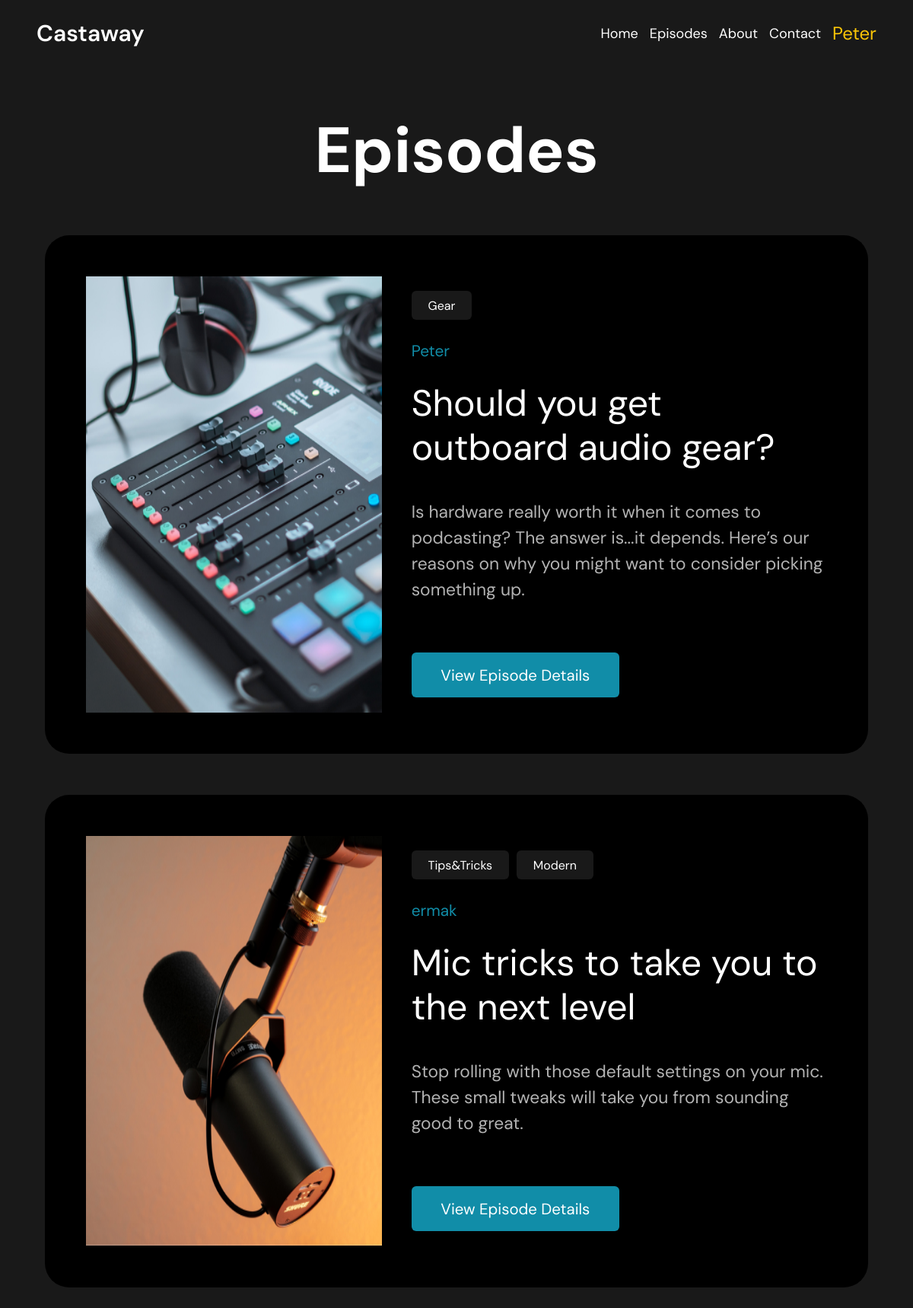
/episodes/ (signed in), run on the app's committed database.
### home/models.py (models this page shows, shortened)
class Episodes(models.Model):
    title = models.CharField(max_length=255)
    slug = models.SlugField(max_length=100, unique=True)
    description = models.CharField(max_length=200)
    content = models.TextField()
    image = models.ImageField()
    tags = models.ManyToManyField('Tags', related_name='tags')
    time_create = models.DateTimeField(auto_now_add=True)
    time_update = models.DateTimeField(auto_now=True)
    author = models.ForeignKey(User, on_delete=models.PROTECT)
    def get_absolute_url(self):
        return reverse('episodes_detail', kwargs={"episode_id": self.pk})
    class Meta:
        verbose_name_plural = 'Episodes'

class Tags(models.Model):
    name = models.CharField(max_length=50)
    slug = models.SlugField(max_length=50, unique=True)
    def get_absolute_url(self):
        return reverse('show_tags', kwargs={"tag_slug": self.slug})
    class Meta:
        verbose_name_plural = 'Tags'

### home/views.py (the view)
# urls.py: path('episodes/', views.show_episodes, name='show_episodes'),
def show_episodes(request):
    episodes = Episodes.objects.all()
    tags = Tags.objects.all()
    return render(request, 'episodes.html', {'episodes': episodes, 'tags': tags})

### home/templates/episodes.html (shortened to what this page needs)
{% extends 'base.html' %}
{% block content %}
<section class="section-2">
    <h1 class="section-2-header">Episodes</h1>
    <div class="episodes">
        <div class="episodes-content">
            {% for ep in episodes %}
            <div class="episodes-content-card">
                <img src="{{ ep.image.url }}" alt="">
                <div class="episodes-content-card-description">
                    <div class="section-2-tags">
                        {% for tag in ep.tags.all %}
                        <a href="{{ tag.get_absolute_url }}">{{ tag.name }}</a>
                        {% endfor %}
                    </div>
                    <p class="ep-num">{{ ep.author }}</p>
                    <h1>{{ ep.title|capfirst }}</h1>
                    <p class="ep-content">{{ ep.description }}</p>
                    <a class="get-absolute-url" href="{{ ep.get_absolute_url }}">
                        <button type="button">View Episode Details</button>
                    </a>
                </div>
            </div>
            {% endfor %}
        </div>
    </div>
</section>
{% endblock %}

### home/templates/base.html (shortened to what this page needs)
<!DOCTYPE html>
{% load static %}
<html lang="en">
<head>
    <link rel="stylesheet" href="{% static 'css/styles.css' %}">
</head>
<body>
<header>
    <div class="headline-menu">
        <a href="{% url 'index' %}" class="castaway">Castaway</a>
        <div class="links-to-main-pages">
            <a href="{% url 'index' %}">Home</a>
            <a href="{% url 'show_episodes' %}">Episodes</a>
            <a href="">About</a>
            <a href="">Contact</a>
            {% if request.user.is_authenticated %}
            <a class="profile-link user-profile-link" href="{% url 'profile' %}">{{ user.username|capfirst }}</a>
            {% else %}
            <a class="profile-link" href="{% url 'login' %}">Log in</a>
            {% endif %}
        </div>
    </div>
</header>
{% block content %}
{% endblock %}
</body>
</html>

### home/static/css/styles.css (style rules this page uses)
* { margin: 0; padding: 0; box-sizing: border-box; color: #fff; font-family: "DM Sans", serif; }
body { background-color: #191919; }
a { text-decoration: none; color: #fff; }
button { border: none; outline: none; align-self: center; padding: 1.5%; border-radius: 6px; display: inline-block; }
.headline-menu { padding: 2% 4%; display: flex; justify-content: space-between; align-content: center; }
.castaway { font-size: 30px; font-weight: 600; }
.links-to-main-pages { font-size: 1.5vw; display: flex; gap: 15px; justify-content: space-between; align-items: center; }
.links-to-main-pages a.profile-link { color: #fac507; }
.user-profile-link { font-size: 2vw; overflow: hidden; }
.section-2 { padding: 0 3% 5% 3%; }
.section-2-header { text-align: center; font-size: 7vw; padding: 5% 0 3% 0; }
.episodes-content { display: flex; flex-direction: column; padding: 2%; }
.episodes-content-card { padding: 5%; display: flex; background-color: #000; border-radius: 32px; margin-bottom: 5%; }
.episodes-content-card img { margin-right: 4%; }
.episodes-content-card-description { padding: 2% 0; }
.episodes-content-card-description h1 { margin: 5% 0 7% 0; font-weight: 400; line-height: 1.2em; font-size: 4vw; }
.episodes-content-card-description a { display: inline-block; text-align: center; border-radius: 6px; }
.episodes-content-card-description button { border-radius: 6px; display: inline-block; background-color: #118DA8; width: 50%; text-align: center; font-size: 1.7vw; }
.ep-num { color: #118DA8; font-size: 1.3em; }
.ep-content { max-width: 100%; opacity: 70%; overflow: scroll; max-height: 40%; font-size: 1.9vw; margin-bottom: 12%; line-height: 1.5em; }
.get-absolute-url { width: 50%; }
.get-absolute-url button { padding: 6% 1.5%; width: 100%; }
.section-2-tags { display: flex; flex-wrap: wrap; align-content: ; gap: 10px; margin-bottom: 5%; }
.section-2-tags a { margin: 0; padding: 1.5% 4%; background-color: #191919; }

### data on the page
Episodes: image (picture), author "Peter", title "Should you get outboard audio gear?", description "Is hardware really worth it when it comes to podcasting? The answer is...it depends. Here’s our reasons on why you might want to consider picking something up."
Tags: name "Gear"
Episodes: image (picture), author "ermak", title "Mic tricks to take you to the next level", description "Stop rolling with those default settings on your mic. These small tweaks will take you from sounding good to great."
Tags: name "Tips&Tricks"
Tags: name "Modern"

### other printed values
{{ user.username|capfirst }} "Peter"
